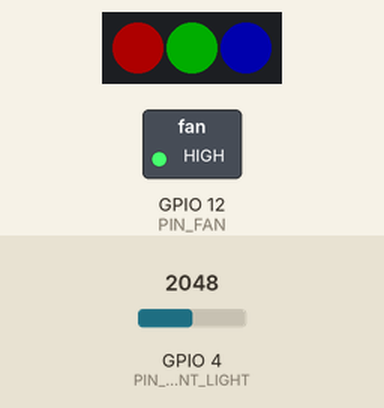
Simulated run of this sketch. Board: ESP32. On the bench: 3 RGB LEDs in strip order, left to right, switched loads named in the sketch (green lamp = pin HIGH). The test bench sets the inputs (shaded band); at power-on: GPIO 4 (PIN_AMBIENT_LIGHT) = 2048. Dim RGB values are drawn brighter than linear; what the sketch prints to the serial monitor is not drawn. At 15.5 s the program restarts the board; the recording ends there.

Above: at 0.55 s.
Timing chart, 0 to 3.5 s (numbered marks = the images above):
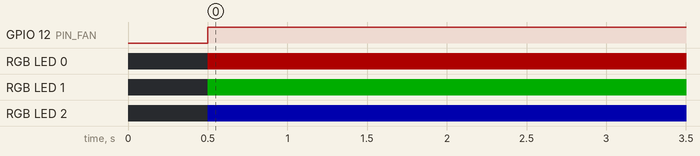

Measured:
- by itself, GPIO 12 (PIN_FAN): LOW → HIGH at 0.50 s
- by itself, RGB LED 0–2: repeats every 0.40 s: RGB(255, 0, 0) 0.20 s, off 0.20 s

The sketch:

VINDRIKTNING_NoDelay.ino
```cpp
// LaskaKit ESP-VINDRIKTNING v2.0 demo software

/*
  This is slightly more sophisticated version of the basic example. Instead of
  delay() everywhere it uses asynchronous approach. This is better for
  extensibility, because in the meantime some other code can run, ie. HTTP
  server etc.

  The `next_pm_event` and `next_al_event` variables hold the information about
  when something is supposed to happen next time.

  The measurement itself is multi-step (turn fan off and on before and after)
  measuring) so additional variable `pm_status` holds current step info.
*/

#include "pm1006.h"
#include <Adafruit_NeoPixel.h>
#include <Wire.h>

// Pin assignment
#define PIN_FAN 12
#define PIN_LED 25
#define PIN_AMBIENT_LIGHT 4
#define RXD2 16
#define TXD2 17

// Brightness control
#define BRIGHTNESS_DAY 50   // Day brightness
#define BRIGHTNESS_NIGHT 5  // Night brightness
#define DAY_MIN_AL 3700     // Minimum ambient light for day

// Action intervals
#define INTERVAL_AL_MEASURE 10000  // 10 s
#define INTERVAL_PM_MEASURE 30000  // 30 s
#define FAN_TIME_BEFORE_PM 10000   // 10 s
#define FAN_TIME_AFTER_PM 1000     // 1 s

// PM measure status
#define PM_STATUS_WAITING 0
#define PM_STATUS_FAN_BEFORE 1
#define PM_STATUS_FAN_AFTER 2

// PM 2.5 sensor
static PM1006 pm1006(&Serial2);
int pm_status = PM_STATUS_WAITING;
uint16_t pm2_5; // Last known value

// Ambient light sensor
int al; // Last known value

// RGB LEDs
Adafruit_NeoPixel rgbWS = Adafruit_NeoPixel(3, PIN_LED, NEO_GRB + NEO_KHZ800);

// Time points for next events
unsigned long next_pm_event = 0;
unsigned long next_al_event = 0;

void setup() {
  // Enable serial communication
  Serial.begin(115200);
  Serial2.begin(9600, SERIAL_8N1, RXD2, TXD2);
  delay(500);
  Serial.println("Initializing");

  // Setup pins
  pinMode(PIN_FAN, OUTPUT);           // Fan
  pinMode(PIN_AMBIENT_LIGHT, INPUT);  // Ambient light

  // Setup WS2718 LEDs
  rgbWS.begin();
  rgbWS.setBrightness(BRIGHTNESS_DAY);
  setColorWS(255, 0, 0, 1);
  setColorWS(0, 255, 0, 2);
  setColorWS(0, 0, 255, 3);
}

void loop() {
  // Read ambient light
  if (millis() >= next_al_event) process_al_event();

  // Read dust particles
  if (millis() >= next_pm_event) process_pm_event();
}

void process_al_event() {
  // Read ambient light level
  al = analogRead(PIN_AMBIENT_LIGHT);
  Serial.print("Ambient light: ");
  Serial.println(al);

  // Set LED brightness
  if (al >= DAY_MIN_AL) {
    rgbWS.setBrightness(BRIGHTNESS_NIGHT);
  } else {
    rgbWS.setBrightness(BRIGHTNESS_DAY);
  }

  // Schedule next event
  next_al_event = millis() + INTERVAL_AL_MEASURE;
}

void process_pm_event() {
  if (pm_status == PM_STATUS_WAITING) {
    // Turn fan ON
    digitalWrite(PIN_FAN, HIGH);
    Serial.println("Fan ON");

    // Update PM status
    pm_status = PM_STATUS_FAN_BEFORE;
    next_pm_event = millis() + FAN_TIME_BEFORE_PM;
  } else if (pm_status == PM_STATUS_FAN_BEFORE) {
    // Perform measuring
    if (pm1006.read_pm25(&pm2_5)) {
      printf("PM2.5 = %u\n", pm2_5);
    } else {
      Serial.println("Measurement failed!");
      reboot();
    }

    // Set LEDs to indicate status
    if (pm2_5 < 30) {
      setColorWS(0, 255, 0, 1);
      setColorWS(0, 255, 0, 2);
      setColorWS(0, 255, 0, 3);
    } else if (pm2_5 < 40) {
      setColorWS(128, 255, 0, 1);
      setColorWS(128, 255, 0, 2);
      setColorWS(128, 255, 0, 3);
    } else if (pm2_5 < 80) {
      setColorWS(255, 255, 0, 1);
      setColorWS(255, 255, 0, 2);
      setColorWS(255, 255, 0, 3);
    } else if (pm2_5 < 90) {
      setColorWS(255, 128, 0, 1);
      setColorWS(255, 128, 0, 2);
      setColorWS(255, 128, 0, 3);
    } else {
      setColorWS(255, 0, 0, 1);
      setColorWS(255, 0, 0, 2);
      setColorWS(255, 0, 0, 3);
    }

    // Update PM status
    pm_status = PM_STATUS_FAN_AFTER;
    next_pm_event = millis() + FAN_TIME_AFTER_PM;
  } else if (pm_status == PM_STATUS_FAN_AFTER) {
    // Turn fan off
    digitalWrite(PIN_FAN, LOW);
    Serial.println("Fan OFF");

    // Update PM status
    pm_status = PM_STATUS_WAITING;
    next_pm_event = millis() + INTERVAL_PM_MEASURE;
  }
}

void reboot() {
  Serial.println("Rebooting ESP...");

  // Blink red 10 times
  for (int i = 0; i < 10; i++) {
    rgbWS.setBrightness(255);
    setColorWS(255, 0, 0, 1);
    setColorWS(255, 0, 0, 2);
    setColorWS(255, 0, 0, 3);
    delay(200);
    setColorWS(0, 0, 0, 1);
    setColorWS(0, 0, 0, 2);
    setColorWS(0, 0, 0, 3);
    delay(200);
  }

  // Reboot ESP
  ESP.restart();
}

void setColorWS(byte r, byte g, byte b, int id) {
  uint32_t rgb;
  rgb = rgbWS.Color(r, g, b);        // Convert R, G, B components to color structure
  rgbWS.setPixelColor(id - 1, rgb);  // Set color for a given LED
  rgbWS.show();                      // Update color
}
```

pm1006.cpp
```cpp
#include <Arduino.h>

#include <stdbool.h>
#include <stdint.h>
#include <string.h>

#include "pm1006.h"

#define DEFAULT_TIMEOUT 1000

PM1006::PM1006(Stream * serial, bool debug)
{
    _serial = serial;
    _debug = debug;

    _state = PM1006_HEADER;
    _rxlen = 0;
    _index = 0;
    memset(_rxbuf, 0, sizeof(_rxbuf));
    memset(_txbuf, 0, sizeof(_txbuf));
    _checksum = 0;
}

bool PM1006::read_pm25(uint16_t *pm)
{
    uint8_t cmd[] = {0x0B, 0x01};
    if (send_command(2, cmd) && (_rxlen > 4) && (_rxbuf[0] == cmd[0])) {
        *pm = (_rxbuf[3] << 8) + _rxbuf[4];
        return true;
    }
    return false;
}

// sends a command and waits for response, returns length of response
bool PM1006::send_command(size_t cmd_len, const uint8_t *cmd_data)
{
    // build and send command
    int txlen = build_tx(cmd_len, cmd_data);
    _serial->write(_txbuf, txlen);

    // wait for response
    unsigned long start = millis();
    while ((millis() - start) < DEFAULT_TIMEOUT) {
        while (_serial->available()) {
            char c = _serial->read();
            if (process_rx(c)) {
                return true;
            }
        }
        yield();
    }

    // timeout
    return false;
}

// builds a tx buffer, returns length of tx data
int PM1006::build_tx(size_t cmd_len, const uint8_t *cmd_data)
{
    int len = 0;
    _txbuf[len++] = 0x11;
    _txbuf[len++] = cmd_len;
    for (size_t i = 0; i < cmd_len; i++) {
        _txbuf[len++] = cmd_data[i];
    }
    uint8_t sum = 0;
    for (int i = 0; i < len; i++) {
        sum += _txbuf[i];
    }
    _txbuf[len++] = (256 - sum) & 0xFF;
    return len;
}

// processes one rx character, returns true if a valid frame was found
bool PM1006::process_rx(uint8_t c)
{
    switch (_state) {
    case PM1006_HEADER:
        _checksum = c;
        if (c == 0x16) {
            _state = PM1006_LENGTH;
        }
        break;

    case PM1006_LENGTH:
        _checksum += c;
        if (c <= sizeof(_rxbuf)) {
            _rxlen = c;
            _index = 0;
            _state = (_rxlen > 0) ? PM1006_DATA : PM1006_CHECK;
        } else {
            _state = PM1006_HEADER;
        }
        break;

    case PM1006_DATA:
        _checksum += c;
        _rxbuf[_index++] = c;
        if (_index == _rxlen) {
            _state = PM1006_CHECK;
        }
        break;

    case PM1006_CHECK:
        _checksum += c;
        _state = PM1006_HEADER;
        return (_checksum == 0);

    default:
        _state = PM1006_HEADER;
        break;
    }
    return false;
}
```

pm1006.h
```cpp
#include <Arduino.h>

#include <stdbool.h>
#include <stdint.h>

typedef enum {
    PM1006_HEADER,
    PM1006_LENGTH,
    PM1006_DATA,
    PM1006_CHECK
} pm1006_state_t;

class PM1006 {

private:
    Stream *_serial;
    bool _debug;

    pm1006_state_t _state;
    size_t _rxlen;
    size_t _index;
    uint8_t _txbuf[16];
    uint8_t _rxbuf[20];
    uint8_t _checksum;

    bool send_command(size_t cmd_len, const uint8_t *cmd_data);
    int build_tx(size_t cmd_len, const uint8_t *cmd_data);
    bool process_rx(uint8_t c);

public:
    static const int BIT_RATE = 9600;

    /**
     * Constructor.
     *
     * @param serial the serial port, NOTE: the serial port has to be configured for a bit rate of PM1006::BIT_RATE !
     */
    explicit PM1006(Stream *serial, bool debug = false);

     /**
     * Reads the PM2.5 value (plus some other yet unknown parameters)
     *
     * @param pm the PM2.5 value
     * @return true if the value was read successfully
     */
    bool read_pm25(uint16_t *pm);

};
```
